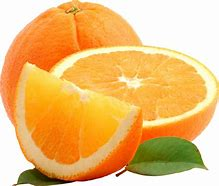
#> input picture Ch5-Singular Value Decomposition/orange.png, 219 x 186 px
$ jupyter execute PCA_Example.ipynb
#> lines starting #> are read from the running program, lines starting #| are printed output that depends on the picture
### https://mp.weixin.qq.com/s?__biz=MzIyNDM4ODI0OA==&mid=2247494446&idx=1&sn=8f8c45507611a47986fe199ca591af85&chksm=e80d1ed9df7a97cf55073ee686ddcffdce7d5ea65996e9f3a667ebd615b604a5eef00e6afceb&scene=126&sessionid=1606708894&key=f47fc4982c12da270c65e32fbb52a9e4bdef3ee1f5e917a940914939f230de1d9b30299adb3d8cb452a6d61cda681ca378c5feea27cee1e0bcffba08131aa889bc562ff5c22c5651aefc1cf2daa66eeb7a7d3f931ee69d1957375fd2ff57fc20ae1168fe8f3cac5ba1cfb49130b2fdf241e25713f13b6e93fdf49c9b6dca29d6&ascene=1&uin=ODMyNzMwNjQx&devicetype=Windows+10+x64&version=6300002f&lang=zh_CN&exportkey=Ar6kH7QrhdL7wS46azIObnU%3D&pass_ticket=hTJZ%2FHrrUDdKR8RJClXwDlLn%2B5DCA%2FBesEXoQEzsuICC4%2FNjFRT4bqsDLOB04PuA&wx_header=0

[cell 1]
import numpy as np
from PIL import Image
import matplotlib.pyplot as plt
plt.style.use('ggplot')

def load(pic):
#> called with pic = 'orange.png'
    i = Image.open(pic)
#> i is the input picture: PIL image 219x186 RGB; mean R, G, B 236.5, 187, 114.9
    g = i.convert('L')
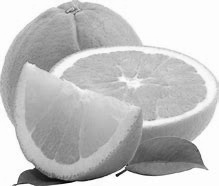
#> g: PIL image 219x186 L; min 4, max 255, mean 193.6
    mat = np.array(g).astype(np.uint8)
    return mat

mat = load('orange.png')
plt.figure(figsize=(10, 5))
plt.imshow(mat, cmap='gray')
plt.show()

[cell 2]
U, Sigma, V = np.linalg.svd(mat)
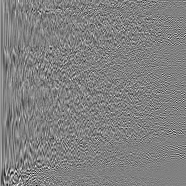
#> U: shape (186, 186) float64; min -0.4, max 0.39, mean 0.000361; drawn with min black and max white
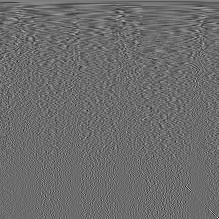
#> V: shape (219, 219) float64; min -0.41, max 0.552, mean 0.00037; drawn with min black and max white
#> Sigma = 186 values, max 39557.7 at index 0, min 0.962 at index 185, mean 415.6
U.shape, Sigma.shape, V.shape
((383, 383), (383,), (492, 492))

[cell 3]
k = 1
re_img = U[:, :k] @ np.diag(Sigma[:k]) @ V[:k, :]
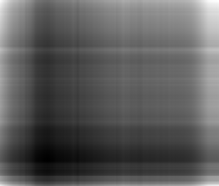
#> re_img: shape (186, 219) float64; min 125.1, max 313.8, mean 193.6; drawn with min black and max white

plt.figure(figsize=(10, 5))
plt.imshow(re_img, cmap='gray');

[cell 4]
def select_k(sigma, pcent):
#> called with sigma = array of shape (186,), pcent = 0.9
    s = np.add.accumulate(sigma)
#> s = 186 values from 39557.7 to 77304.6
    s = s/s[-1]
#> s = 186 values from 0.512 to 1
    return np.where((s>=pcent)==True)[0][0]
select_k(Sigma, 0.9)
#> Out = 38

[cell 5]
# 查看前百分之 70、80、90、100 的重建效果
for i in [select_k(Sigma, 0.7), select_k(Sigma, 0.8), select_k(Sigma, 0.9), select_k(Sigma, 1.0)]:
    re_img = U[:, :i] @ np.diag(Sigma[:i]) @ V[:i, :]

    plt.figure(figsize=(10, 5))
    plt.imshow(re_img, cmap='gray')
    title = "n = %s" % i
    plt.title(title)
    plt.show()
#> this loop made 4 passes
#> (i, title) on passes 1 to 4: (6, 'n = 6'), (15, 'n = 15'), (38, 'n = 38'), (185, 'n = 185')
#> pass 1, `re_img = U[:, :i] @ np.diag(Sigma[:i]) @ V[:i, :]`:
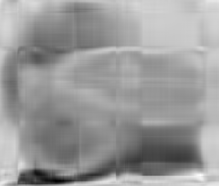
#> re_img: shape (186, 219) float64; min 2.71, max 318.7, mean 193.6; drawn with min black and max white
#> pass 2, `re_img = U[:, :i] @ np.diag(Sigma[:i]) @ V[:i, :]`:
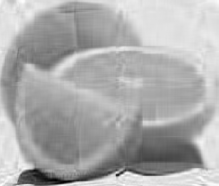
#> re_img: shape (186, 219) float64; min -1.1, max 287, mean 193.6; drawn with min black and max white
#> pass 3, `re_img = U[:, :i] @ np.diag(Sigma[:i]) @ V[:i, :]`:
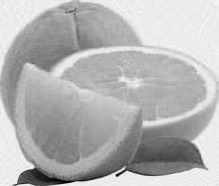
#> re_img: shape (186, 219) float64; min 2.96, max 272.2, mean 193.6; drawn with min black and max white

[cell 6]
plt.figure(figsize=(15, 5))
plt.plot(Sigma[:85]);
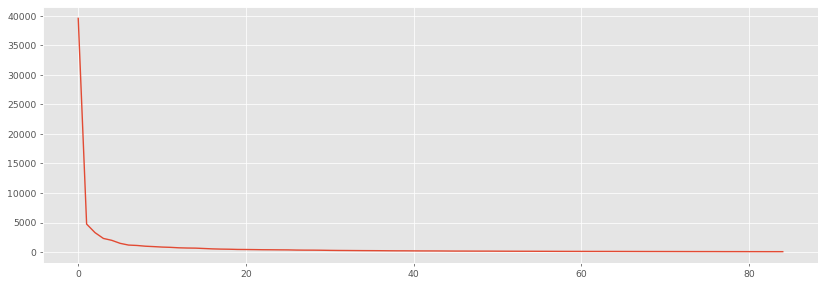
#> figure drawn by matplotlib, 1 panel; curve peaks at x = 0, y = 39557.7
